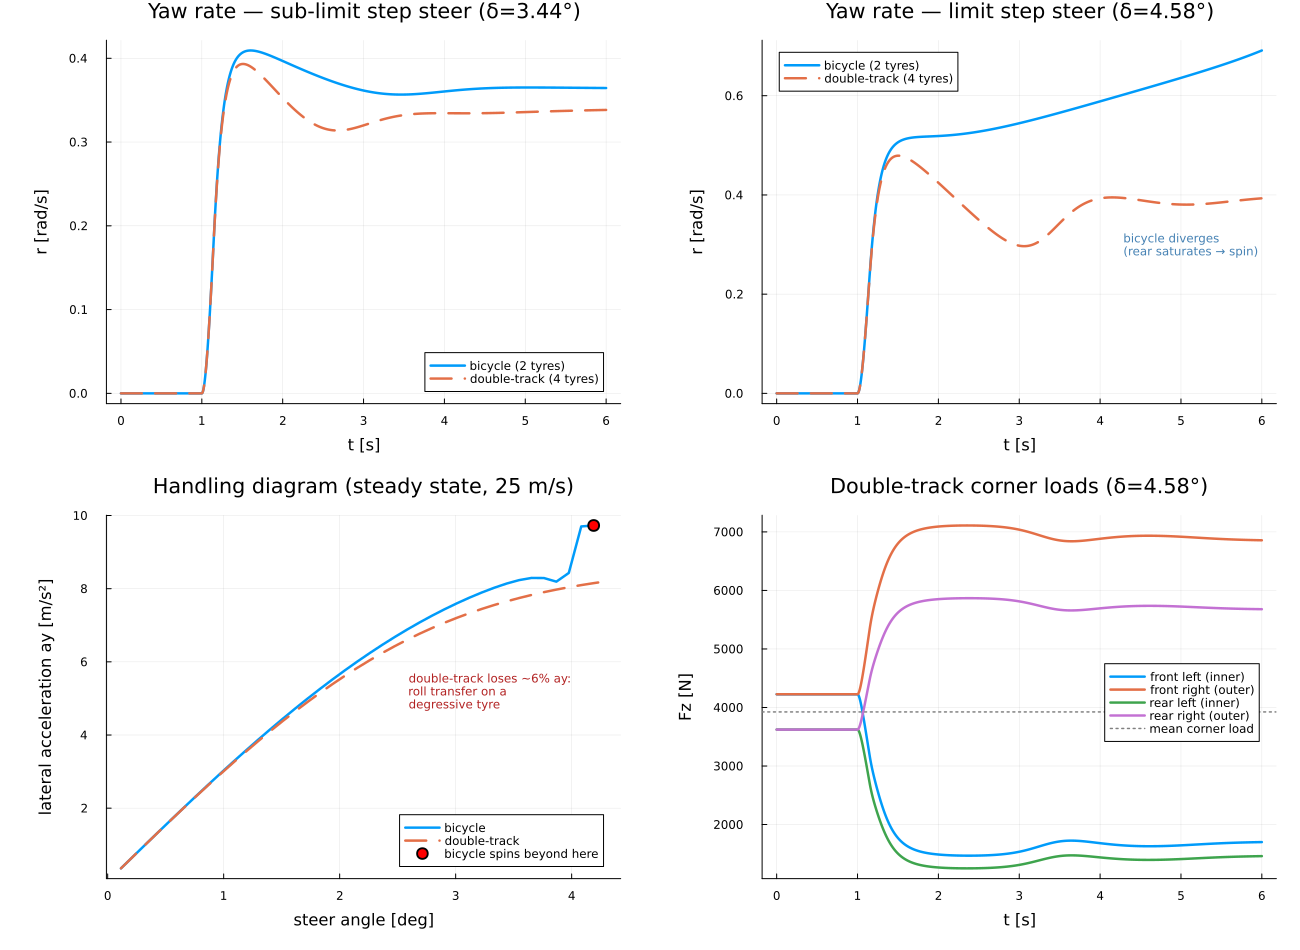

Generate this figure with Julia:
#
# compare_vehicle_models.jl
#
# Regenerates the 3-DOF single-track (bicycle) vs double-track comparison figure.
#
# Run from the package root:
#     julia --project=. scripts/compare_vehicle_models.jl
#
# Both vehicles extend the same PlanarVehicleBase and instantiate the same
# WheelStation, so the body equations of motion and the corner tyre physics are
# identical between them. The only structural difference is the number of wheel
# stations and, with it, the presence of lateral load transfer and a track-width
# yaw moment. Everything the two curves do differently traces back to that.
#

using TestVehicleDynamics
using DyadInterface
using ModelingToolkit
using OrdinaryDiffEqDefault
using Plots, Measures

const OUTFILE = joinpath(@__DIR__, "compare_vehicle_models.png")

# Steer angles used for the two time-history panels [rad]
const DELTA_SUBLIMIT = 0.06
const DELTA_LIMIT    = 0.08
# Time at which the steady-state values for the handling diagram are sampled [s]
const T_SAMPLE       = 5.5
# |beta| above this is a spin, not a steady cornering state [deg]
const BETA_SPIN      = 15.0

# ---------------------------------------------------------------------------
# Model construction
# ---------------------------------------------------------------------------

"Build and structurally simplify both step-steer harnesses."
function build_models()
    bic = DyadInterface.simplify_model(TestVehicleDynamics.TestBicycleStepSteer(; name = :bic))
    dt4 = DyadInterface.simplify_model(TestVehicleDynamics.TestDoubleTrackStepSteer(; name = :dt4))
    return bic, dt4
end

"""
    step_steer(sys; delta, v0, T, extra)

Run one step-steer manoeuvre. `delta` is the road-wheel angle held after the
0.15 s ramp [rad], `v0` the initial and nominally held speed [m/s]. `extra`
takes additional symbolic parameter overrides, e.g. `[sys.car.eps_f => 0.45]`.
"""
function step_steer(sys; delta = DELTA_SUBLIMIT, v0 = 25.0, T = 6.0,
                    extra = Pair{Any,Any}[])
    p = Pair{Any,Any}[sys.delta_max => delta, sys.v0 => v0]
    append!(p, extra)
    solve(ODEProblem(sys, p, (0.0, T)); abstol = 1e-10, reltol = 1e-10)
end

"""
    steady(sys, delta; front_alpha, rear_alpha)

Sample the quasi-steady cornering state at `T_SAMPLE`. Returns `ok = false` when
the run terminated early — the base model asserts `vx > -v_eps`, because the
regularised slip-angle definition is only valid in forward motion.
"""
function steady(sys, delta; front_alpha, rear_alpha, extra = Pair{Any,Any}[])
    bad = (ok = false, r = NaN, ay = NaN, beta = NaN, vx = NaN, af = NaN, ar = NaN)
    s = step_steer(sys; delta = delta, extra = extra)
    (s.retcode == ReturnCode.Success && s.t[end] >= T_SAMPLE) || return bad
    return (ok   = true,
            r    = s(T_SAMPLE, idxs = sys.car.r),
            ay   = s(T_SAMPLE, idxs = sys.car.ay),
            beta = rad2deg(s(T_SAMPLE, idxs = sys.car.beta)),
            vx   = s(T_SAMPLE, idxs = sys.car.vx),
            af   = rad2deg(s(T_SAMPLE, idxs = front_alpha)),
            ar   = rad2deg(s(T_SAMPLE, idxs = rear_alpha)))
end

# ---------------------------------------------------------------------------
# Panels
# ---------------------------------------------------------------------------

"Yaw-rate time history of both models at a single steer angle."
function panel_yaw(bic, dt4, delta; title, legend, tt)
    sb = step_steer(bic; delta = delta)
    sd = step_steer(dt4; delta = delta)
    p = plot(; title = title, xlabel = "t [s]", ylabel = "r [rad/s]", legend = legend)
    plot!(p, tt, sb.(tt, idxs = bic.car.r), lw = 2.5, label = "bicycle (2 tyres)")
    plot!(p, tt, sd.(tt, idxs = dt4.car.r), lw = 2.5, ls = :dash, label = "double-track (4 tyres)")
    return p
end

"Steady-state lateral acceleration against steer angle, spun points discarded."
function panel_handling(bic, dt4; deltas = range(0.002, 0.075, length = 40))
    degb, ayb = Float64[], Float64[]
    degd, ayd = Float64[], Float64[]
    for d in deltas
        B = steady(bic, d; front_alpha = bic.car.front.alpha, rear_alpha = bic.car.rear.alpha)
        D = steady(dt4, d; front_alpha = dt4.car.fl.alpha,    rear_alpha = dt4.car.rl.alpha)
        if B.ok && abs(B.beta) < BETA_SPIN
            push!(degb, rad2deg(d)); push!(ayb, B.ay)
        end
        if D.ok && abs(D.beta) < BETA_SPIN
            push!(degd, rad2deg(d)); push!(ayd, D.ay)
        end
    end
    p = plot(degb, ayb; lw = 2.5, label = "bicycle",
             title = "Handling diagram (steady state, 25 m/s)",
             xlabel = "steer angle [deg]", ylabel = "lateral acceleration ay [m/s²]",
             legend = :bottomright)
    plot!(p, degd, ayd, lw = 2.5, ls = :dash, label = "double-track")
    isempty(degb) || scatter!(p, [degb[end]], [ayb[end]], ms = 6, mc = :red,
                              label = "bicycle spins beyond here")
    return p
end

"Double-track vertical corner loads through the manoeuvre."
function panel_corner_loads(dt4, delta; tt)
    s = step_steer(dt4; delta = delta)
    p = plot(; title = "Double-track corner loads (δ=$(round(rad2deg(delta), digits=2))°)",
             xlabel = "t [s]", ylabel = "Fz [N]", legend = :right)
    for (sym, lab) in ((dt4.car.fl.Fz, "front left (inner)"),
                       (dt4.car.fr.Fz, "front right (outer)"),
                       (dt4.car.rl.Fz, "rear left (inner)"),
                       (dt4.car.rr.Fz, "rear right (outer)"))
        plot!(p, tt, s.(tt, idxs = sym), lw = 2.5, label = lab)
    end
    mean_corner = s(0.0, idxs = dt4.car.fl.Fz + dt4.car.fr.Fz +
                                dt4.car.rl.Fz + dt4.car.rr.Fz) / 4
    hline!(p, [mean_corner], lc = :gray, ls = :dot, lw = 1.5, label = "mean corner load")
    return p
end

# ---------------------------------------------------------------------------
# Console summary
# ---------------------------------------------------------------------------

"Print the steady-state comparison table that backs the handling diagram."
function print_table(bic, dt4)
    fmt(x, n = 3) = isnan(x) ? "  --" : string(round(x, digits = n))
    println("\nSteady-state step-steer comparison at ", T_SAMPLE, " s, 25 m/s")
    println(rpad("δ[deg]", 8), "| ", rpad("BIC  r", 10), rpad("ay", 8), rpad("β", 9),
            rpad("αf-αr", 9), "| ", rpad("DT   r", 10), rpad("ay", 8), rpad("β", 9), "αf-αr")
    for d in (0.005, 0.01, 0.02, 0.03, 0.04, 0.05, 0.06, 0.08, 0.10)
        B = steady(bic, d; front_alpha = bic.car.front.alpha, rear_alpha = bic.car.rear.alpha)
        D = steady(dt4, d; front_alpha = dt4.car.fl.alpha,    rear_alpha = dt4.car.rl.alpha)
        tag(S) = !S.ok ? "INVALID" : (abs(S.beta) > BETA_SPIN ? "SPUN" : fmt(S.af - S.ar, 2))
        println(rpad(round(rad2deg(d), digits = 2), 8), "| ",
                rpad(fmt(B.r, 4), 10), rpad(fmt(B.ay), 8), rpad(fmt(B.beta, 2), 9), rpad(tag(B), 9), "| ",
                rpad(fmt(D.r, 4), 10), rpad(fmt(D.ay), 8), rpad(fmt(D.beta, 2), 9), tag(D))
    end
    println()
end

# ---------------------------------------------------------------------------

function main()
    @info "Building and simplifying both vehicle models"
    bic, dt4 = build_models()
    @info "States" bicycle = length(unknowns(bic)) double_track = length(unknowns(dt4))

    tt = range(0, 6, length = 1200)
    gr(size = (1300, 950))

    @info "Running manoeuvres"
    p1 = panel_yaw(bic, dt4, DELTA_SUBLIMIT;
                   title = "Yaw rate — sub-limit step steer (δ=$(round(rad2deg(DELTA_SUBLIMIT), digits=2))°)",
                   legend = :bottomright, tt = tt)
    p2 = panel_yaw(bic, dt4, DELTA_LIMIT;
                   title = "Yaw rate — limit step steer (δ=$(round(rad2deg(DELTA_LIMIT), digits=2))°)",
                   legend = :topleft, tt = tt)
    annotate!(p2, 4.3, 0.30, text("bicycle diverges\n(rear saturates → spin)", 8, :left, :steelblue))

    p3 = panel_handling(bic, dt4)
    annotate!(p3, 2.6, 5.2, text("double-track loses ~6% ay:\nroll transfer on a\ndegressive tyre",
                                 8, :left, :firebrick))

    p4 = panel_corner_loads(dt4, DELTA_LIMIT; tt = tt)

    plot(p1, p2, p3, p4; layout = (2, 2),
         left_margin = 12mm, bottom_margin = 6mm, top_margin = 3mm, right_margin = 4mm)
    savefig(OUTFILE)
    @info "Figure written" OUTFILE

    print_table(bic, dt4)
    return OUTFILE
end

if abspath(PROGRAM_FILE) == @__FILE__
    main()
end
